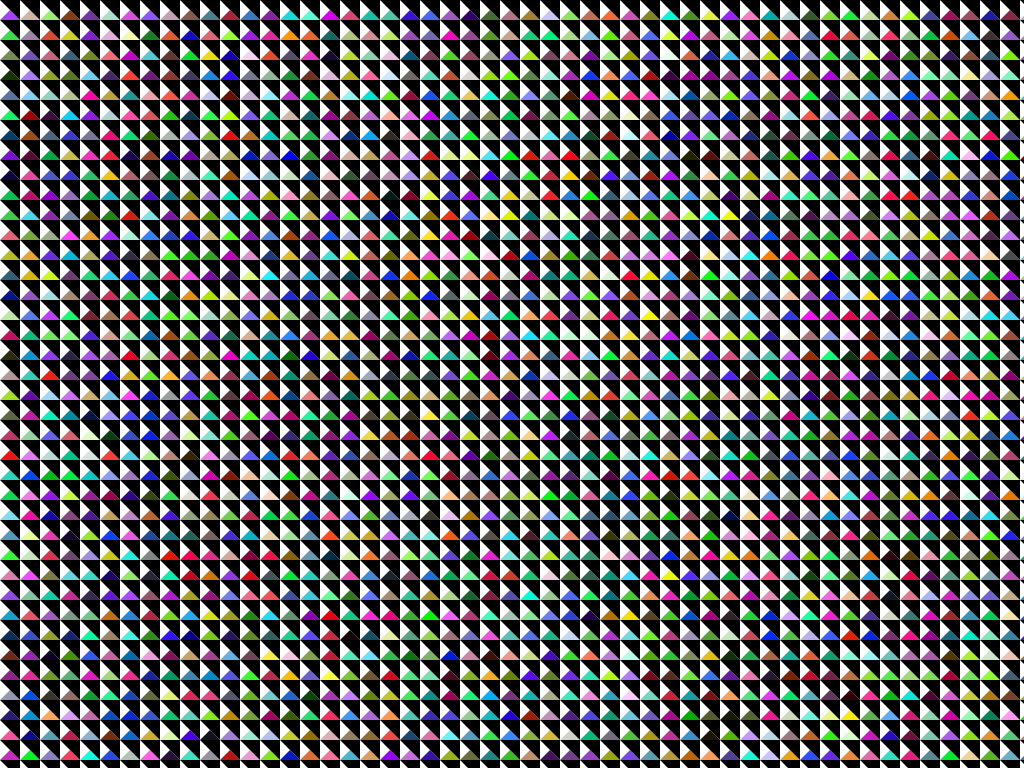
Frame 1 (no input)
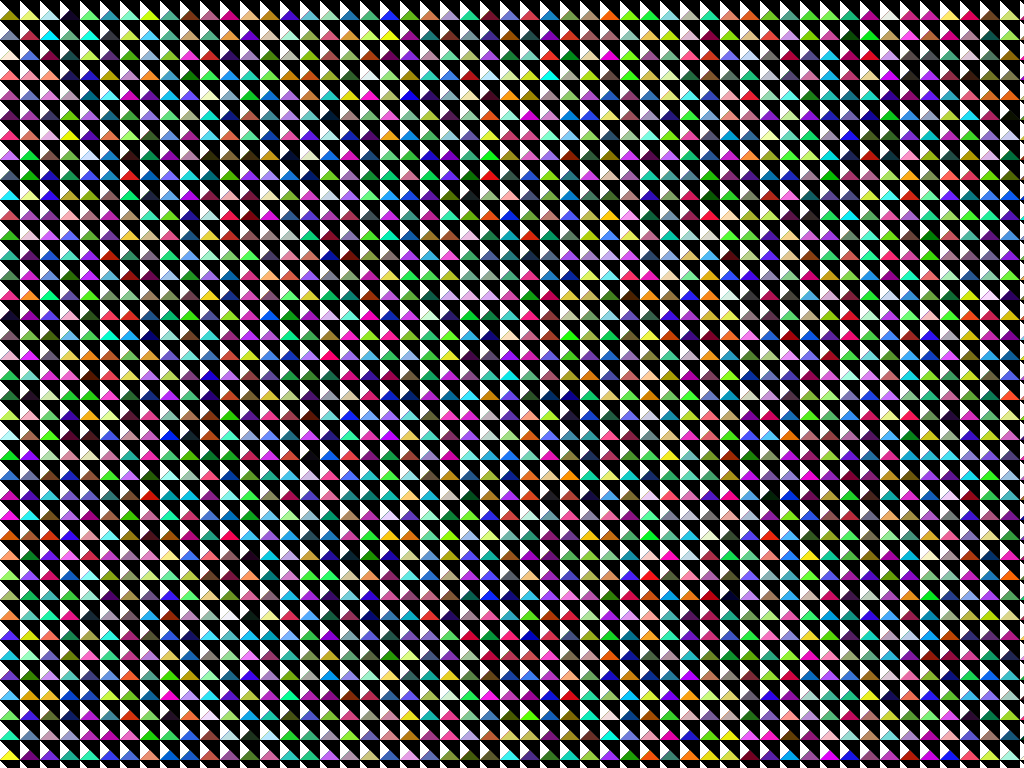
Frame 60 (the mouse pressed at the canvas centre just before this capture)
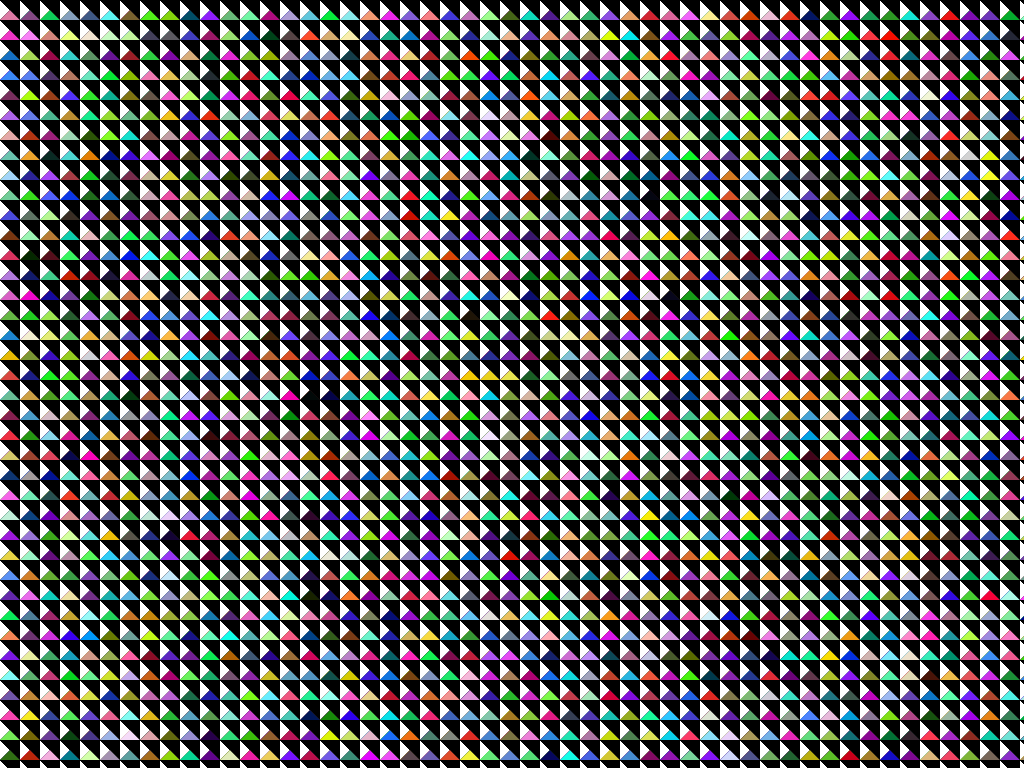
Frame 120 (the mouse held since frame 60 and released just before this capture)

The Processing sketch that drew these frames (run headless with seeded random() and noise(); from frame 60 on, the mouse is pressed at the canvas centre):

// Processing sketch: processing_37824
// ── processing_37824.pde

void setup() {
  background(255, 255, 255);
  size(1024, 768);
//size(1024, 768);
  smooth();
  noStroke();
}
 
 
void draw() {
 int triDistance = 20;

 for (int x = 10; x<width+20; x=x+triDistance)
 {
   for (int y = 10; y<= height+20; y=y+triDistance) {
     fill(random(256), random(256), random(256));
     triangle(x, y, x+10, y+10, x-10, y+10);
     fill(0, 0, 0);
   triangle(x+10, y+10, x-10, y-10, x+10, y-10);
   }
 }

}
